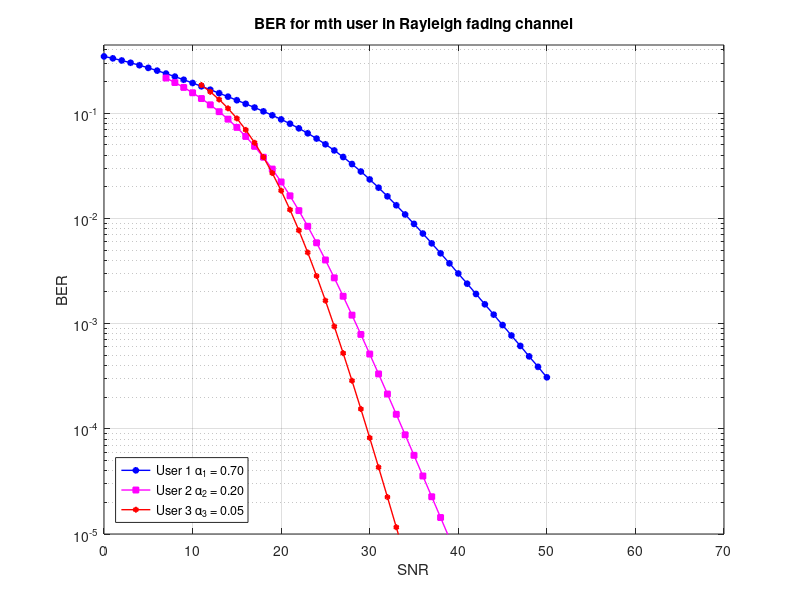

This figure's MATLAB source:
clear, clc;
P=1;
[a1, a2, a3] = deal(0.70, 0.25, 0.05);
a=[a1, a2, a3];
[A1, A2 ,A3] = deal(sqrt(P*a1),sqrt(P*a2),sqrt(P*a3));
A=[A1, A2 ,A3];
mtx1=[1 1 1;1 -1 1;1 1 -1;1 -1 -1];
mtx2=[1 1;1 -1];
mtx3=1;
M=3;OMEGA=1;zeta=0;
[ls1, ls2, ls3]=deal(4, 2, 1);
[sumt1, sumt2,sumt3]=deal(0,0,0);
SNR = 0:50;
omega21=OMEGA*zeta*0;
omega22=OMEGA*zeta*0.70;
omega23=OMEGA*zeta*0.95;
gamma=10.^(SNR./10);
variance=P./gamma;
gamma1=P./(variance + omega21);
gamma2=P./(variance + omega22);
gamma3=P./(variance + omega23);   
snr1=pow2db(gamma1);
snr2=pow2db(gamma2);
snr3=pow2db(gamma3);
%correct power
for h =1:M 
        mtx1(:,h)=mtx1(:,h)*A(h);
end
for h =1:M-1 
        mtx2(:,h)=mtx2(:,h)*A(h+1);
end
mtx3=A(3)*mtx3;
vector1=zeros([1 length(SNR)]);
vector2=zeros([1 length(SNR)]);
vector3=zeros([1 length(SNR)]);
for h=1:length(SNR)
    sum1_3=0;
    m=1;
    for i=1:ls1
        sum1_2=0;
        for t=0:(M-m)
           sum1_1=0;
           for k=0:(m+t-1)
               ita=factorial(M)/(factorial(M-m)*factorial(m-1));
               Y=mtx1(i,:);
               beta=sum(Y)/sqrt(P);
               omega2=OMEGA*zeta*0;
               betaplus=beta.*sqrt(P./(P+gamma*omega2));
               omega=sqrt(1+((2*(k+1))./(betaplus.^2*gamma(h)*1)));
               p1=(ita*(omega-1)*(-1)^(t+k)*nchoosek((M-m),t)*nchoosek((m+t-1),k)) / (2^(M-m+1)*(k+1)*omega);
               sum1_1=sum1_1+p1;
           end
           sum1_2=sum1_2+sum1_1;
        end
        sum1_3=sum1_3+sum1_2;
    end   
    vector1(h)=sum1_3;
end
for h=1:length(SNR)
    sum1_3=0;
    m=2;
    for i=1:ls2
        sum1_2=0;
        for t=0:(M-m)
           sum1_1=0;
           for k=0:(m+t-1)
               ita=factorial(M)/(factorial(M-m)*factorial(m-1));
               Y=mtx1(i,:);
               beta=sum(Y)/sqrt(P);
               omega2=OMEGA*zeta*(0.70);
               betaplus=beta.*sqrt(P./(P+gamma*omega2));%*0.5
               omega=sqrt(1+((2*(k+1))./(betaplus.^2*gamma(h)*1)));
               p1=(ita*(omega-1)*(-1)^(t+k)*nchoosek((M-m),t)*nchoosek((m+t-1),k)) / (2^(M-m+1)*(k+1)*omega);
               sum1_1=sum1_1+p1;
           end
           sum1_2=sum1_2+sum1_1;
        end
        sum1_3=sum1_3+sum1_2;
    end   
    vector2(h)=sum1_3;
end
for h=1:length(SNR)
    sum1_3=0;
    m=3;
    for i=1:ls3
        sum1_2=0;
        for t=0:(M-m)
           sum1_1=0;
           for k=0:(m+t-1)
               ita=factorial(M)/(factorial(M-m)*factorial(m-1));
               Y=mtx2(i,:);
               beta=sum(Y)/sqrt(P);
               omega2=OMEGA*zeta*(0.70+0.25);
               betaplus=beta.*sqrt(P./(P+gamma*omega2));%*0.7
               omega=sqrt(1+((2*(k+1))./(betaplus.^2*gamma(h)*1)));
               p1=(ita*(omega-1)*(-1)^(t+k)*nchoosek((M-m),t)*nchoosek((m+t-1),k)) / (2^(M-m+1)*(k+1)*omega);
               sum1_1=sum1_1+p1;
           end
           sum1_2=sum1_2+sum1_1;
        end
        sum1_3=sum1_3+sum1_2;
    end   
    vector3(h)=sum1_3;
end
colorstring = 'bmr';
figure(4)
semilogy(snr1,vector1,'o-','Color', colorstring(1),'LineWidth',1,'MarkerSize',4,'MarkerFaceColor','b')
hold on;grid on; ylim([10^(-5) 0.446]);
semilogy(snr2+7,vector2,'s-','Color', colorstring(2),'LineWidth',1,'MarkerSize',4,'MarkerFaceColor','m')%7
semilogy(snr3+11,vector3,'h-','Color', colorstring(3),'LineWidth',1,'MarkerSize',4,'MarkerFaceColor','r')%11
legend('User 1 \alpha_1 = 0.70','User 2 \alpha_2 = 0.20','User 3 \alpha_3 = 0.05','Location','southwest');
title('BER for mth user in Rayleigh fading channel');
xlabel('SNR');
ylabel('BER');